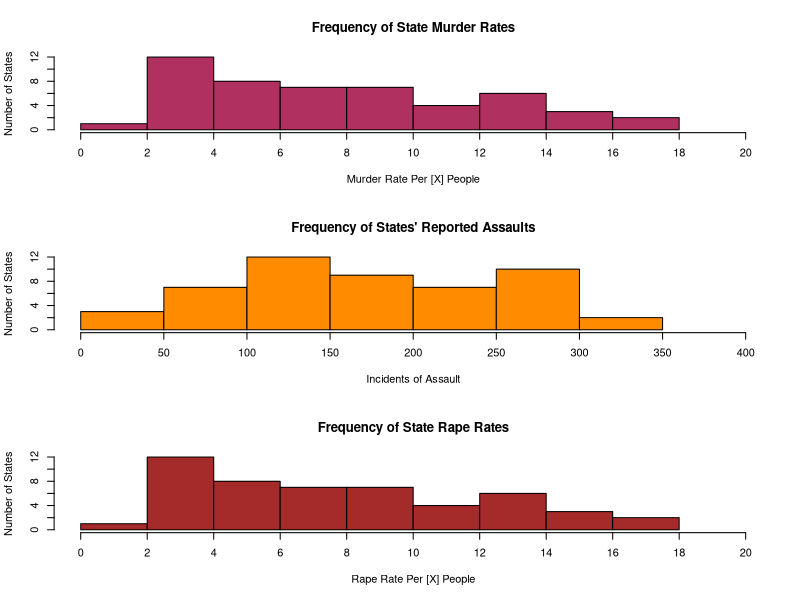
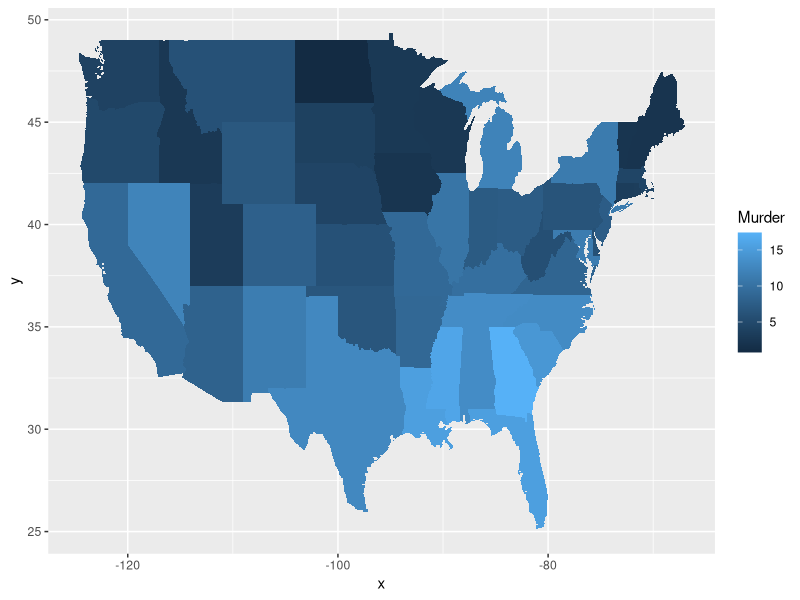

Here is the R script that generated these plots, in order:
# Title: Assignment 1
# Date: 9/15/2021
# Author: Abraham Sandoval Iniguez

library(datasets)
# install.packages("datasets")
USArrests
dat <- USArrests
dat$state <- tolower(rownames(USArrests))
names(dat)
# The 5 variables are murder, assault, urbanpop, rape, and state
# According to the DVB reading, murder would be a quantitative variable within this particular context.
# Murder is a UNIVARIATE NON-GRAPHICAL variable in R.
# The dataset's variables compare the incidents or rates of murder, assault, and rape along state lines, as well as those of urban population sizes. Given the tenths decimal places featured in the categories of murder and rape, it is safe to assume those numbers present rates of reported incidents as neither murder nor rape can occur to a tenth degree. Assault, on the contrary, appears to be reported as raw, reported incidents given the data is presented as whole integers. The state category lists the various American states, adjacent to each states' urban population. As a note, the urban population data is presented seemingly as either proportional integers or on a scale; to illustrate, any one state's urban population data may identify what percentage of the state's population lives in an urban center. 
par(mfrow=c(3,1))
dat$Murder
hist(dat$Murder, main="Frequency of State Murder Rates", xlab="Murder Rate Per [X] People", ylab="Number of States", xlim=c(0,20), col="maroon", breaks=10, xaxp=c(0,20,10))
summary(dat)
# The mean for murder is 7.788, which is the average of all state murder rates; the median of 7.25 is in contrast the figure at the middle of the string of variables if sequenced. The quartiles are the percentiles of the data. Combined, both the 1st and 3rd quartile depict where half the data lies betwee. That is, 25% of states have murder rates below 4.075, the 1st Quartile, while 75% of states have murder rates are less than 11.25. Likewise, 75% of states have murder rates higher than 4.075 and 25% of states have a murder rate higher than 11.25; 50% of states would thus have a murder rate between 4.075 and 11.25. R must provide the percentiles or quartiles to depict where half of the data lies between, presenting a numerical bell curve of sorts.
dat$Assault
hist(dat$Assault, main="Frequency of States' Reported Assaults", xlab="Incidents of Assault", ylab="Number of States", xlim=c(0,400), col="darkorange", breaks=10, xaxp=c(0,400,8))
summary(dat)

dat$Rape
hist(dat$Murder, main="Frequency of State Rape Rates", xlab="Rape Rate Per [X] People", ylab="Number of States", xlim=c(0,20), col="brown", breaks=10, xaxp=c(0,20,10))
summary(dat)

# install.packages("maps")
# install.packages("ggplot2")
library('maps') 
library('ggplot2') 

ggplot(dat, aes(map_id=state, fill=Murder)) + 
  geom_map(map=map_data("state")) + 
  expand_limits(x=map_data("state")$long, y=map_data("state")$lat)
# The code generates a map of the United States where each state is shaded according to their murder rate. States with darker shadings have lower murder rates as those with ligher shades have higher murder rates. The install commands download the graphed data, that is they download a map and hold the manipulated data. The ggplot command then creates the graph by loading the "dat" variable, which was predefined as the US Arrest data. The map is then divided along state lines and shaded according to the murder rate, per the map_id and fill command respectively. The geom_map command allows for additional manipulation to the states' borders, defining each state alongside existing state boundaries. Finally, the expand_limits command expands the graph by manipulating the x and y axes.
